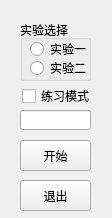
<?xml version="1.0" encoding="UTF-8"?>
<ui version="4.0">
 <class>ControlNew</class>
 <widget class="QWidget" name="ControlNew">
  <property name="geometry">
   <rect>
    <x>0</x>
    <y>0</y>
    <width>112</width>
    <height>218</height>
   </rect>
  </property>
  <property name="windowTitle">
   <string>实验</string>
  </property>
  <widget class="QPushButton" name="pbExit">
   <property name="geometry">
    <rect>
     <x>20</x>
     <y>180</y>
     <width>71</width>
     <height>31</height>
    </rect>
   </property>
   <property name="text">
    <string>退出</string>
   </property>
  </widget>
  <widget class="QPushButton" name="pbStartStop">
   <property name="geometry">
    <rect>
     <x>20</x>
     <y>140</y>
     <width>71</width>
     <height>31</height>
    </rect>
   </property>
   <property name="text">
    <string>开始</string>
   </property>
  </widget>
  <widget class="QGroupBox" name="gbSelection">
   <property name="geometry">
    <rect>
     <x>20</x>
     <y>20</y>
     <width>71</width>
     <height>61</height>
    </rect>
   </property>
   <property name="title">
    <string>实验选择</string>
   </property>
   <widget class="QRadioButton" name="rbExp1">
    <property name="geometry">
     <rect>
      <x>10</x>
      <y>21</y>
      <width>61</width>
      <height>16</height>
     </rect>
    </property>
    <property name="text">
     <string>实验一</string>
    </property>
   </widget>
   <widget class="QRadioButton" name="rbExp2">
    <property name="geometry">
     <rect>
      <x>10</x>
      <y>40</y>
      <width>61</width>
      <height>16</height>
     </rect>
    </property>
    <property name="text">
     <string>实验二</string>
    </property>
   </widget>
  </widget>
  <widget class="QCheckBox" name="cbExercise">
   <property name="geometry">
    <rect>
     <x>22</x>
     <y>88</y>
     <width>71</width>
     <height>16</height>
    </rect>
   </property>
   <property name="text">
    <string>练习模式</string>
   </property>
  </widget>
  <widget class="QLineEdit" name="leName">
   <property name="geometry">
    <rect>
     <x>20</x>
     <y>110</y>
     <width>71</width>
     <height>20</height>
    </rect>
   </property>
   <property name="text">
    <string/>
   </property>
  </widget>
 </widget>
 <resources/>
 <connections/>
</ui>
